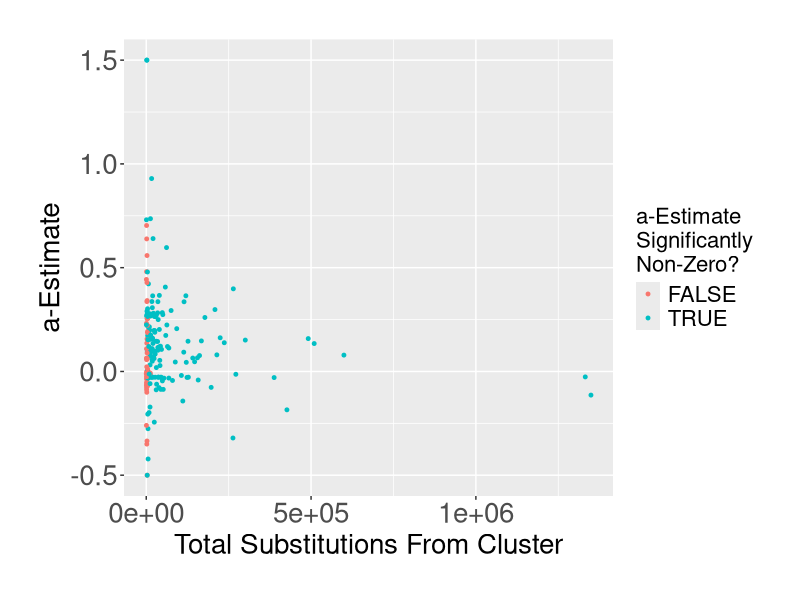
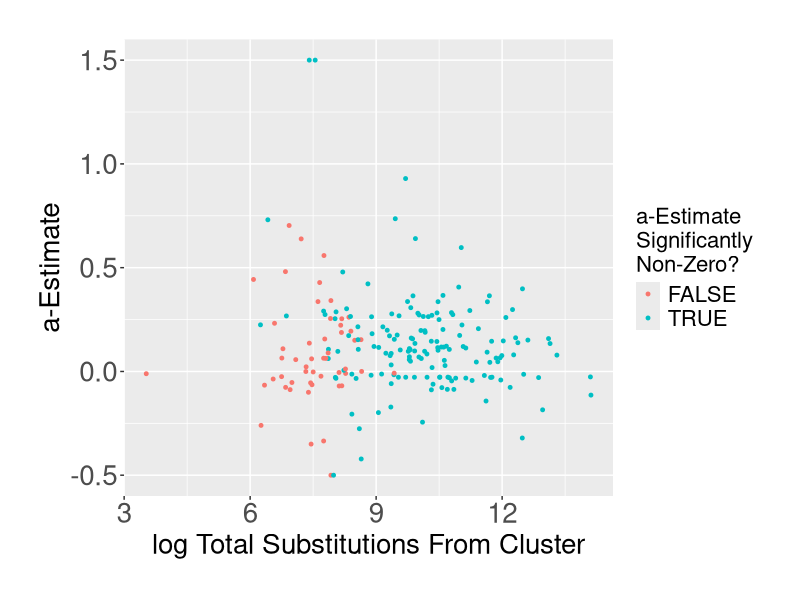
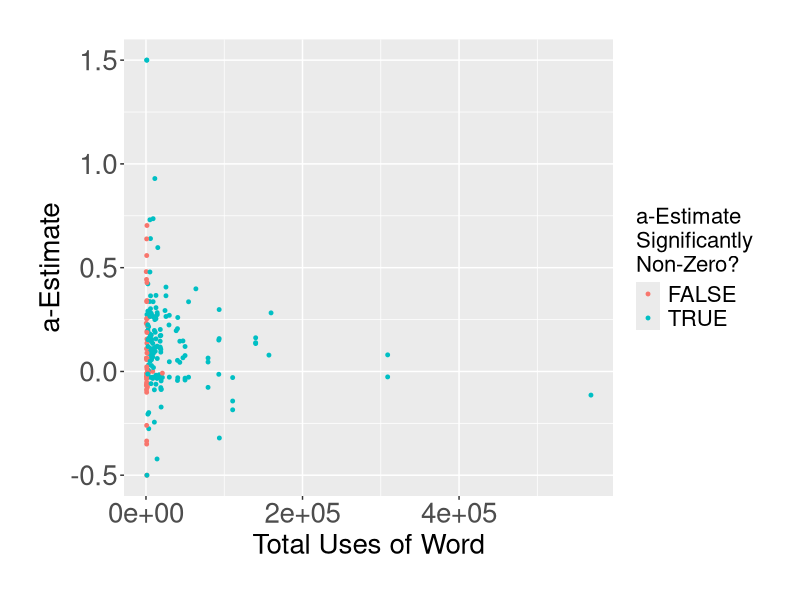
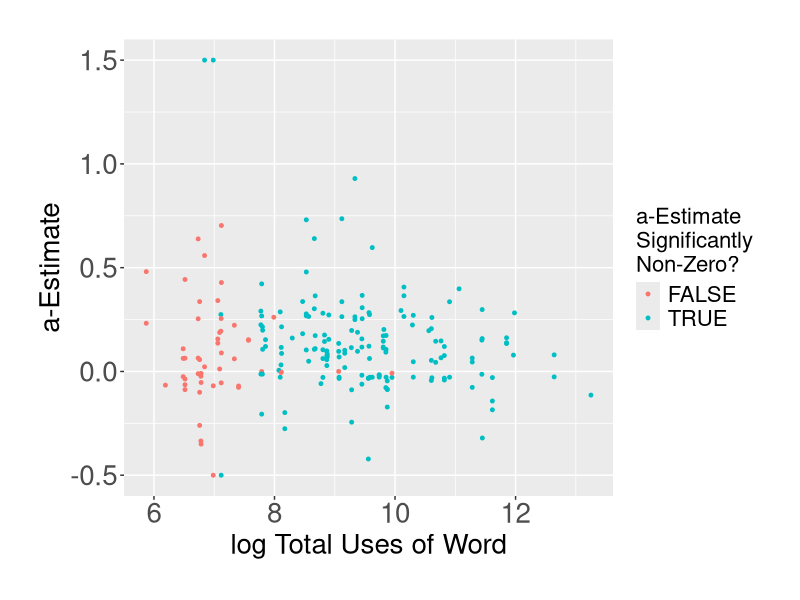
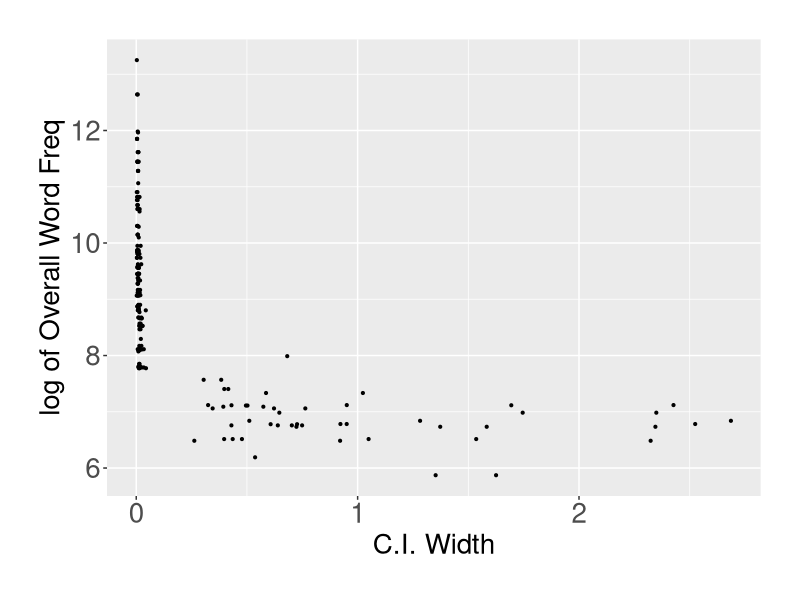
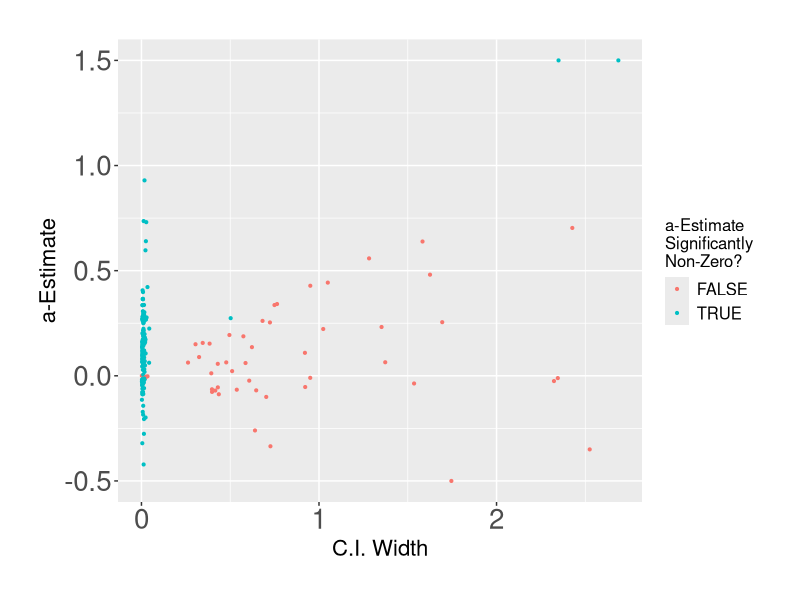
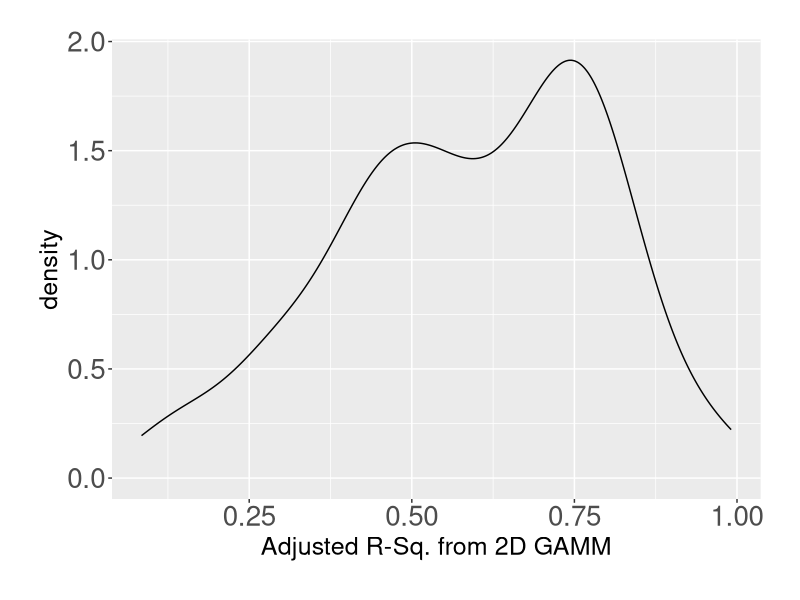
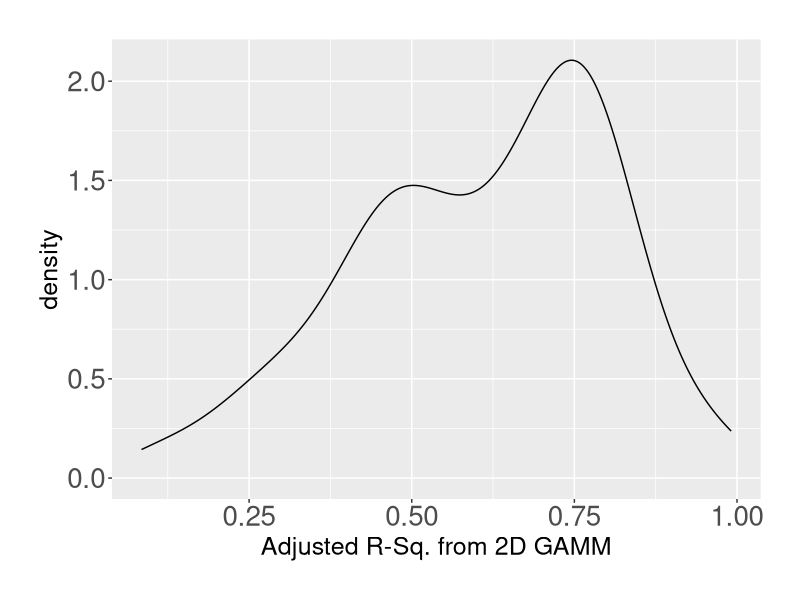

Write R code to recreate these figures, in order.
library(tidyverse)
library(glue)

collated_results_plot_directory <- "./plots/collated_results_plots"
if (!dir.exists(collated_results_plot_directory)){
    dir.create(collated_results_plot_directory)}

collated_results <- read_csv("./collated_results.csv")

collated_results <- collated_results %>%
    mutate(log_overall_word_freq = log(overall_word_freq), log_cluster_substitution_total = log(cluster_substitution_total))

# a-estimates as function of total substitutions from the cluster (i.e. the raw prevalence of the cluster)
plot <- ggplot(collated_results, aes(x=cluster_substitution_total, y=a_estimate, colour=sig_non_zero)) +
    geom_point(size=1) + 
    theme(text=element_text(size=20), #change font size of all text
        axis.text=element_text(size=20), #change font size of axis text
        axis.title=element_text(size=20), #change font size of axis titles
        plot.title=element_text(size=20), #change font size of plot title
        legend.text=element_text(size=16), #change font size of legend text
        legend.title=element_text(size=16),
        plot.margin=margin(1,1,1,1, "cm")) + #change font size of legend title 
    labs(x="Total Substitutions From Cluster",
    y="a-Estimate",
    colour="a-Estimate\nSignificantly\nNon-Zero?")

ggsave(glue("{collated_results_plot_directory}/a_estim_sense_freq_scatter.png"), plot, width=12, height=6, dpi=300)

# a-estimates as function of total substitutions from the cluster (i.e. the raw prevalence of the cluster) (LOG)
plot <- ggplot(collated_results, aes(x=log_cluster_substitution_total, y=a_estimate, colour=sig_non_zero)) +
    geom_point(size=1) + 
    theme(text=element_text(size=20), #change font size of all text
        axis.text=element_text(size=20), #change font size of axis text
        axis.title=element_text(size=20), #change font size of axis titles
        plot.title=element_text(size=20), #change font size of plot title
        legend.text=element_text(size=16), #change font size of legend text
        legend.title=element_text(size=16),
        plot.margin=margin(1,1,1,1, "cm")) + #change font size of legend title 
    labs(x="log Total Substitutions From Cluster",
    y="a-Estimate",
    colour="a-Estimate\nSignificantly\nNon-Zero?")

ggsave(glue("{collated_results_plot_directory}/a_estim_log_sense_freq_scatter.png"), plot, width=12, height=6, dpi=300)

# a-estimates as function of total number of uses of word
plot <- ggplot(collated_results, aes(x=overall_word_freq, y=a_estimate, colour=sig_non_zero)) +
    geom_point(size=1) + 
    theme(text=element_text(size=20), #change font size of all text
        axis.text=element_text(size=20), #change font size of axis text
        axis.title=element_text(size=20), #change font size of axis titles
        plot.title=element_text(size=20), #change font size of plot title
        legend.text=element_text(size=16), #change font size of legend text
        legend.title=element_text(size=16),
        plot.margin=margin(1,1,1,1, "cm")) + #change font size of legend title 
    labs(x="Total Uses of Word",
    y="a-Estimate",
    colour="a-Estimate\nSignificantly\nNon-Zero?")

ggsave(glue("{collated_results_plot_directory}/a_estim_word_freq_scatter.png"), plot, width=12, height=6, dpi=300)


# a-estimates as function of total number of uses of word (LOG)
plot <- ggplot(collated_results, aes(x=log_overall_word_freq, y=a_estimate, colour=sig_non_zero)) +
    geom_point(size=1) + 
    theme(text=element_text(size=20), #change font size of all text
        axis.text=element_text(size=20), #change font size of axis text
        axis.title=element_text(size=20), #change font size of axis titles
        plot.title=element_text(size=20), #change font size of plot title
        legend.text=element_text(size=16), #change font size of legend text
        legend.title=element_text(size=16),
        plot.margin=margin(1,1,1,1, "cm")) + #change font size of legend title 
    labs(x="log Total Uses of Word",
    y="a-Estimate",
    colour="a-Estimate\nSignificantly\nNon-Zero?")

ggsave(glue("{collated_results_plot_directory}/a_estim_log_word_freq.png"), plot, width=12, height=6, dpi=300)


# C.I. width as function of overall word frequency (log)
plot <- ggplot(collated_results, aes(x=ci_width, y=log_overall_word_freq)) +
    geom_point(size=0.75) +
    theme(text=element_text(size=20), #change font size of all text
        axis.text=element_text(size=20), #change font size of axis text
        axis.title=element_text(size=20), #change font size of axis titles
        plot.title=element_text(size=20), #change font size of plot title
        legend.text=element_text(size=20), #change font size of legend text
        legend.title=element_text(size=20),
        plot.margin=margin(1,1,1,1, "cm")) + #change font size of legend title 
    labs(x="C.I. Width",
    y="log of Overall Word Freq") 

ggsave(glue("{collated_results_plot_directory}/ci_width_word_freq_scatter.png"), plot, width=12, height=6, dpi=300)

# C.I. width as function of estimated a-value
plot <- ggplot(collated_results, aes(x=ci_width, y=a_estimate, colour=sig_non_zero)) +
    geom_point(size=0.75) +
    theme(text=element_text(size=20), #change font size of all text
        axis.text=element_text(size=20), #change font size of axis text
        axis.title=element_text(size=16), #change font size of axis titles
        plot.title=element_text(size=20), #change font size of plot title
        legend.text=element_text(size=12), #change font size of legend text
        legend.title=element_text(size=12),
        plot.margin=margin(1,1,1,1, "cm")) + #change font size of legend title 
    labs(x="C.I. Width",
    y="a-Estimate",
    colour="a-Estimate\nSignificantly\nNon-Zero?") 

ggsave(glue("{collated_results_plot_directory}/ci_width_a_estimate.png"), plot, width=12, height=8, dpi=300)

# LO and 2D GAMM Adjusted R-Sq Density Plots:
## 2D GAMM Adjusted R-Sq:
plot <- ggplot(collated_results, aes(x=r_sq_2D)) +
    geom_density() +
    theme(text=element_text(size=20), #change font size of all text
        axis.text=element_text(size=20), #change font size of axis text
        axis.title=element_text(size=18), #change font size of axis titles
        plot.title=element_text(size=20), #change font size of plot title
        legend.text=element_text(size=16), #change font size of legend text
        legend.title=element_text(size=16),
        plot.margin=margin(1,1,1,1, "cm")) + #change font size of legend title 
    labs(x="Adjusted R-Sq. from 2D GAMM")

ggsave(glue("{collated_results_plot_directory}/2D_r_sq_density.png"), plot, width=8, height=6, dpi=300)

## LO GAMM Adjusted R-Sq:
plot <- ggplot(collated_results, aes(x=r_sq_LO)) +
    geom_density() +
    theme(text=element_text(size=20), #change font size of all text
        axis.text=element_text(size=20), #change font size of axis text
        axis.title=element_text(size=18), #change font size of axis titles
        plot.title=element_text(size=20), #change font size of plot title
        legend.text=element_text(size=16), #change font size of legend text
        legend.title=element_text(size=16),
        plot.margin=margin(1,1,1,1, "cm")) + #change font size of legend title 
    labs(x="Adjusted R-Sq. from 2D GAMM")

ggsave(glue("{collated_results_plot_directory}/LO_r_sq_density.png"), plot, width=8, height=6, dpi=300)


# Correlations between LO and 2D GAMM fit metrics:
## Adj. R.Sq:
plot <- ggplot(collated_results, aes(x=r_sq_LO, y=r_sq_2D, colour=sig_non_zero)) +
    geom_point() + 
    theme(text=element_text(size=20), #change font size of all text
        axis.text=element_text(size=20), #change font size of axis text
        axis.title=element_text(size=18), #change font size of axis titles
        plot.title=element_text(size=20), #change font size of plot title
        legend.text=element_text(size=16), #change font size of legend text
        legend.title=element_text(size=16),
        plot.margin=margin(1,1,1,1, "cm")) + #change font size of legend title 
    labs(x="Adjusted R-Sq. from LO GAMM",
    y="Adjusted R-Sq. from 2D GAMM",
    colour="a-Estimate\nSignificantly\nNon-Zero?")

ggsave(glue("{collated_results_plot_directory}/LO_vs_2D_r_sq_scatter.png"), plot, width=8, height=6, dpi=300)

## fREML:
plot <- ggplot(collated_results, aes(x=freml_LO, y=freml_2D, colour=sig_non_zero)) +
    geom_point() + 
    theme(text=element_text(size=20), #change font size of all text
        axis.text=element_text(size=20), #change font size of axis text
        axis.title=element_text(size=18), #change font size of axis titles
        plot.title=element_text(size=20), #change font size of plot title
        legend.text=element_text(size=16), #change font size of legend text
        legend.title=element_text(size=16),
        plot.margin=margin(1,1,1,1, "cm")) + #change font size of legend title 
    labs(x="fREML from LO GAMM",
    y="fREML from 2D GAMM",
    colour="a-Estimate\nSignificantly\nNon-Zero?")

ggsave(glue("{collated_results_plot_directory}/LO_vs_2D_freml_scatter.png"), plot, width=8, height=6, dpi=300)

## Deviance Explained
plot <- ggplot(collated_results, aes(x=dev_exp_LO, y=dev_exp_2D, colour=sig_non_zero)) +
    geom_point() + 
    theme(text=element_text(size=20), #change font size of all text
        axis.text=element_text(size=20), #change font size of axis text
        axis.title=element_text(size=18), #change font size of axis titles
        plot.title=element_text(size=20), #change font size of plot title
        legend.text=element_text(size=16), #change font size of legend text
        legend.title=element_text(size=16),
        plot.margin=margin(1,1,1,1, "cm")) + #change font size of legend title 
    labs(x="Deviance Explained by LO GAMM",
    y="Deviance Explained by 2D GAMM",
    colour="a-Estimate\nSignificantly\nNon-Zero?") 

ggsave(glue("{collated_results_plot_directory}/LO_vs_2D_dev_exp_scatter.png"), plot, width=8, height=6, dpi=300)

# Histogram of a-estimates:
plot <- ggplot(collated_results, aes(x=a_estimate, fill=sig_non_zero)) + 
    geom_histogram(breaks=seq(-0.4, 1.6, 0.1)) + 
    theme(text=element_text(size=20), #change font size of all text
        axis.text=element_text(size=20), #change font size of axis text
        axis.title=element_text(size=20), #change font size of axis titles
        plot.title=element_text(size=20), #change font size of plot title
        legend.text=element_text(size=16), #change font size of legend text
        legend.title=element_text(size=16),
        plot.margin=margin(1,1,1,1, "cm")) + #change font size of legend title 
    labs(x="a-Estimate",
    fill="a-Estimate\nSignificantly\nNon-Zero?") 

ggsave(glue("{collated_results_plot_directory}/a_estimate_hist.png"), plot, width=8, height=6, dpi=300)

# Density plot of a-estimates:
plot <- ggplot(collated_results, aes(x=a_estimate)) + 
    geom_density() + 
    theme(text=element_text(size=20), #change font size of all text
        axis.text=element_text(size=20), #change font size of axis text
        axis.title=element_text(size=20), #change font size of axis titles
        plot.title=element_text(size=20), #change font size of plot title
        legend.text=element_text(size=16), #change font size of legend text
        legend.title=element_text(size=16),
        plot.margin=margin(1,1,1,1, "cm")) + #change font size of legend title 
    labs(x="Linear Offset Estimate") 

ggsave(glue("{collated_results_plot_directory}/a_estimate_density.png"), plot, width=8, height=6, dpi=300)

plot <- ggplot(collated_results, aes(x = a_estimate, colour = sig_non_zero)) + 
    geom_density(aes(y = after_stat(count)), position = "identity") + 
    theme(text = element_text(size = 20), 
          axis.text = element_text(size = 20), 
          axis.title = element_text(size = 20), 
          plot.title = element_text(size = 20), 
          legend.text = element_text(size = 16), 
          legend.title = element_text(size = 16), 
          plot.margin = margin(1, 1, 1, 1, "cm")) + 
          labs(x = "Linear Offset Estimate",
            y = "Count Density",
            colour = "Estimate\nSignificantly\nNon-Zero?")

ggsave(glue("{collated_results_plot_directory}/a_estimate_density_scaled.png"), plot, width=8, height=6, dpi=300)
